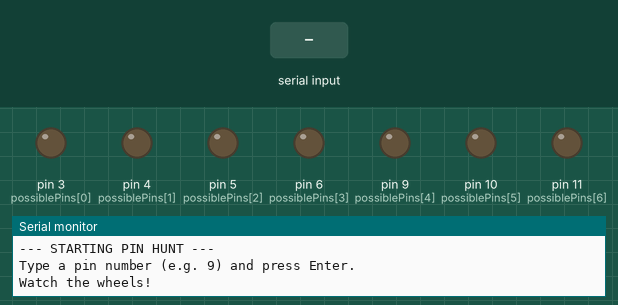
Bench run of a sketch on a simulated Arduino Uno, built with avr-gcc and run on an emulated ATmega328P. Shown: output pins drawn as LEDs (lit = HIGH), the last lines printed to the serial monitor. The inputs (shaded band) are chosen by the test bench.

Above: at 1.2 s.
1.3 s: "90,45\n" received over Serial
At 3.8 s:
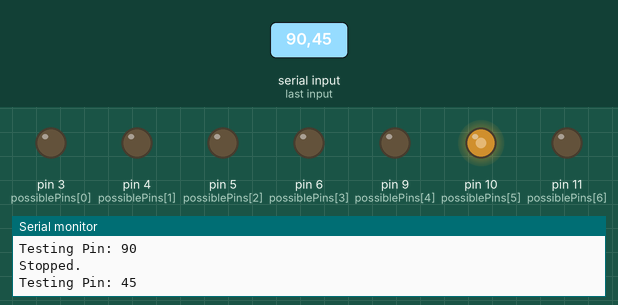
4.3 s: "5\n" received over Serial
At 6.6 s:
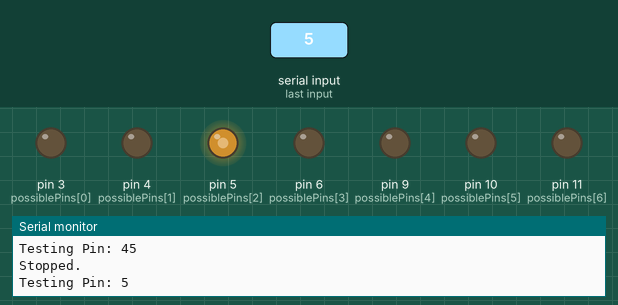
Timing chart, 0 to 8.8 s (numbered marks = the images above; inputs shaded):
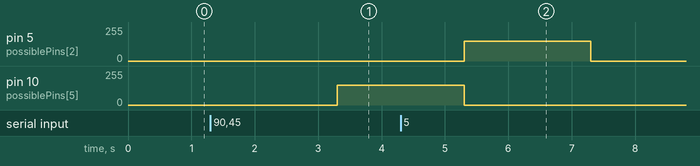

Measured:
- after the input at 1.3 s, pin 10 (possiblePins[5]): 0/255 → 150/255 after 2.0 s
- after the input at 4.3 s, pin 5 (possiblePins[2]): 0/255 → 150/255 after 1.0 s, → 0/255 2.0 s later

The sketch:

First_code.ino
```cpp
/* NEXUS ROBOT PIN FINDER
   This code tests common Nexus PWM pins one by one.
   Use this to verify your wiring and fill out your pin map.
*/

// These are the possible PWM pins on the Nexus robot
int possiblePins[] = {3, 4, 5, 6, 9, 10, 11};

void setup() {
  Serial.begin(9600); // Start communication
  Serial.println("--- STARTING PIN HUNT ---");
  Serial.println("Type a pin number (e.g. 9) and press Enter.");
  Serial.println("Watch the wheels!");

  // Set all potential motor pins to OUTPUT and turn them OFF
  for(int i=0; i<7; i++) {
    pinMode(possiblePins[i], OUTPUT);
    analogWrite(possiblePins[i], 0);
  }
}

void loop() {
  // Listen for user input from Serial Monitor
  if(Serial.available() > 0){
    int pin = Serial.parseInt(); // Read the number typed

    if(pin > 0){
       Serial.print("Testing Pin: ");
       Serial.println(pin);

       // Spin the motor connected to this pin
       analogWrite(pin, 150); // Medium speed (0-255)
       delay(2000);           // Run for 2 seconds

       analogWrite(pin, 0);   // Stop
       Serial.println("Stopped.");
    }
  }
}
```
